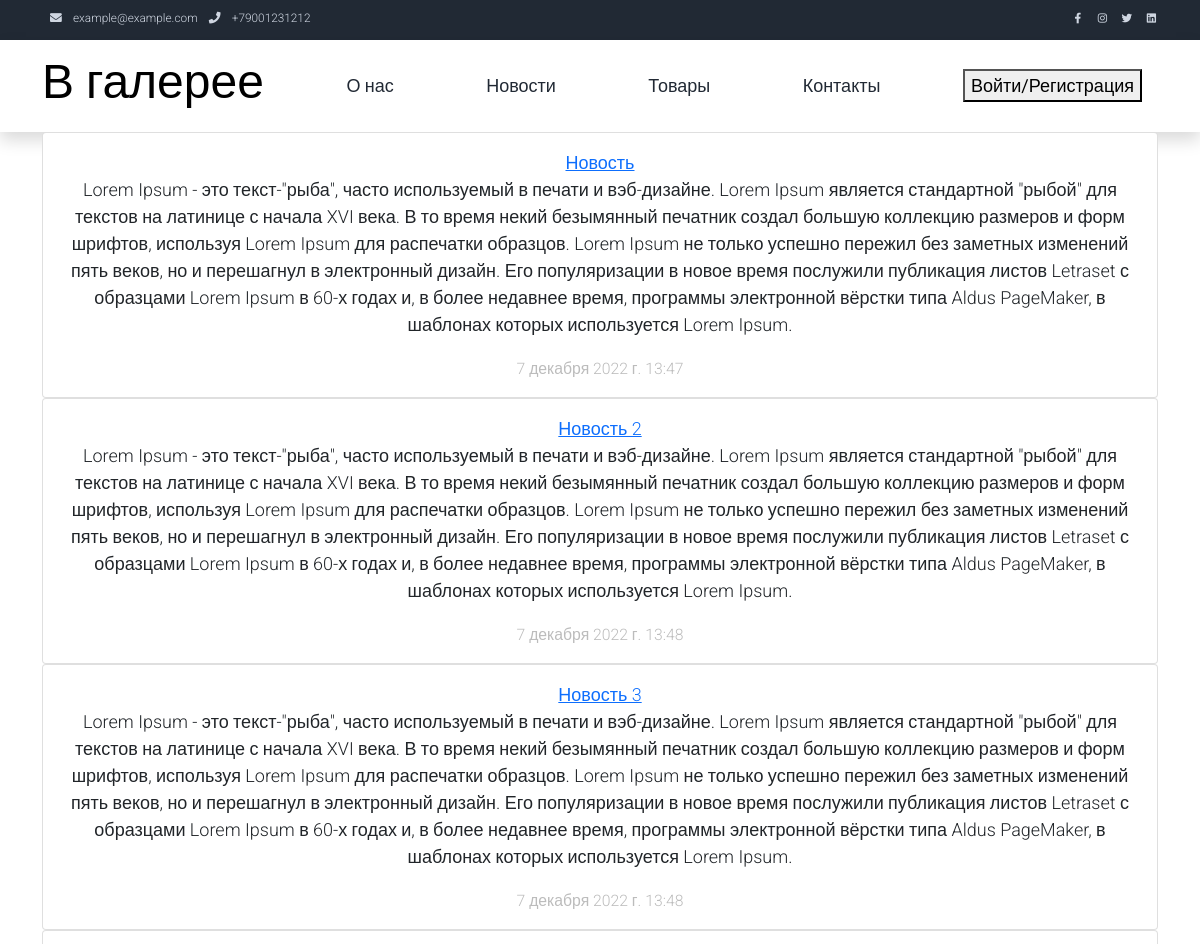
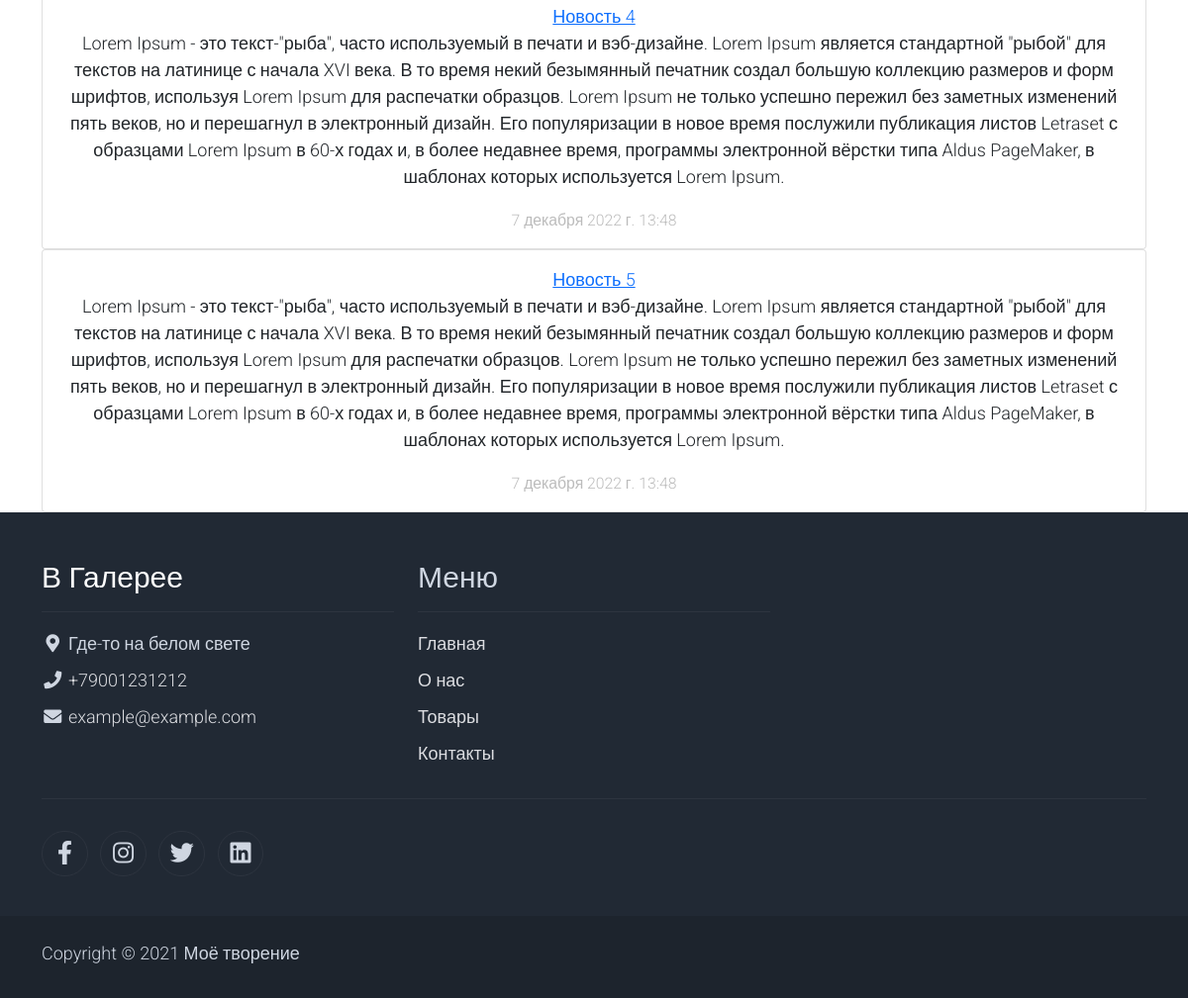
Page /news/ on the committed database (2 pictures, top to bottom).
### main/models.py (models this page shows, shortened)
class News(models.Model):
    title = models.CharField(max_length=255)
    Description = models.TextField(blank=True, null=True)
    date = models.DateTimeField(auto_now_add=True)
    class Meta:
        verbose_name = 'Новости'
        verbose_name_plural = 'Новости'
        ordering = ['date']

### main/views.py (the view)
# urls.py: path('news/', views.news, name='news'),
def news(request):
    news_page = News.objects.all()
    return render(request, 'news.html', context={
        'news': news_page,
    })

### templates/news.html (shortened to what this page needs)
{% extends 'base.html' %}
{% block container %}
    {% for i in news %}
        <div class="container text-center">
            <div class="card">
                <div class="card-body">
                    <a class="card-title h5" href="{% url 'news_one' i.pk %}">{{ i.title }}</a>
                    <p class="card-text">{{ i.Description }}</p>
                    <p class="card-text"><small class="text-muted">{{ i.date }}</small></p>
                </div>
            </div>
        </div>
    {% endfor %}
{% endblock container %}

### static/assets/css/templatemo.css (style rules this page uses)
body, ul, li, p, a, label, input, div { font-family: 'Roboto', sans-serif; font-size: 18px !important; font-weight: 300 !important; }
.text-muted { color: #bcbcbc !important; }

### rows in the picture
News: title "Новость", Description "Lorem Ipsum - это текст-\"рыба\", часто используемый в печати и вэб-дизайне. Lorem Ipsum является стандартной \"рыбой\" для текстов на латинице с начала XVI века. В то время некий безымянный печатник создал большую коллекцию размеров и форм шрифтов, используя Lorem Ipsum для распечатки образцов. Lorem Ipsum не только успешно пережил без заметных изменений пять веков, но и перешагнул в электронный дизайн. Его популяризации в новое время послужили публикация листов Letraset с образцами Lorem Ipsum в 60-х годах и, в более недавнее время, программы электронной вёрстки типа Aldus PageMaker, в шаблонах которых используется Lorem Ipsum.", date "7 декабря 2022 г. 13:47"
News: title "Новость 2", Description "Lorem Ipsum - это текст-\"рыба\", часто используемый в печати и вэб-дизайне. Lorem Ipsum является стандартной \"рыбой\" для текстов на латинице с начала XVI века. В то время некий безымянный печатник создал большую коллекцию размеров и форм шрифтов, используя Lorem Ipsum для распечатки образцов. Lorem Ipsum не только успешно пережил без заметных изменений пять веков, но и перешагнул в электронный дизайн. Его популяризации в новое время послужили публикация листов Letraset с образцами Lorem Ipsum в 60-х годах и, в более недавнее время, программы электронной вёрстки типа Aldus PageMaker, в шаблонах которых используется Lorem Ipsum.", date "7 декабря 2022 г. 13:48"
News: title "Новость 3", Description "Lorem Ipsum - это текст-\"рыба\", часто используемый в печати и вэб-дизайне. Lorem Ipsum является стандартной \"рыбой\" для текстов на латинице с начала XVI века. В то время некий безымянный печатник создал большую коллекцию размеров и форм шрифтов, используя Lorem Ipsum для распечатки образцов. Lorem Ipsum не только успешно пережил без заметных изменений пять веков, но и перешагнул в электронный дизайн. Его популяризации в новое время послужили публикация листов Letraset с образцами Lorem Ipsum в 60-х годах и, в более недавнее время, программы электронной вёрстки типа Aldus PageMaker, в шаблонах которых используется Lorem Ipsum.", date "7 декабря 2022 г. 13:48"
News: title "Новость 4", Description "Lorem Ipsum - это текст-\"рыба\", часто используемый в печати и вэб-дизайне. Lorem Ipsum является стандартной \"рыбой\" для текстов на латинице с начала XVI века. В то время некий безымянный печатник создал большую коллекцию размеров и форм шрифтов, используя Lorem Ipsum для распечатки образцов. Lorem Ipsum не только успешно пережил без заметных изменений пять веков, но и перешагнул в электронный дизайн. Его популяризации в новое время послужили публикация листов Letraset с образцами Lorem Ipsum в 60-х годах и, в более недавнее время, программы электронной вёрстки типа Aldus PageMaker, в шаблонах которых используется Lorem Ipsum.", date "7 декабря 2022 г. 13:48"
News: title "Новость 5", Description "Lorem Ipsum - это текст-\"рыба\", часто используемый в печати и вэб-дизайне. Lorem Ipsum является стандартной \"рыбой\" для текстов на латинице с начала XVI века. В то время некий безымянный печатник создал большую коллекцию размеров и форм шрифтов, используя Lorem Ipsum для распечатки образцов. Lorem Ipsum не только успешно пережил без заметных изменений пять веков, но и перешагнул в электронный дизайн. Его популяризации в новое время послужили публикация листов Letraset с образцами Lorem Ipsum в 60-х годах и, в более недавнее время, программы электронной вёрстки типа Aldus PageMaker, в шаблонах которых используется Lorem Ipsum.", date "7 декабря 2022 г. 13:48"
